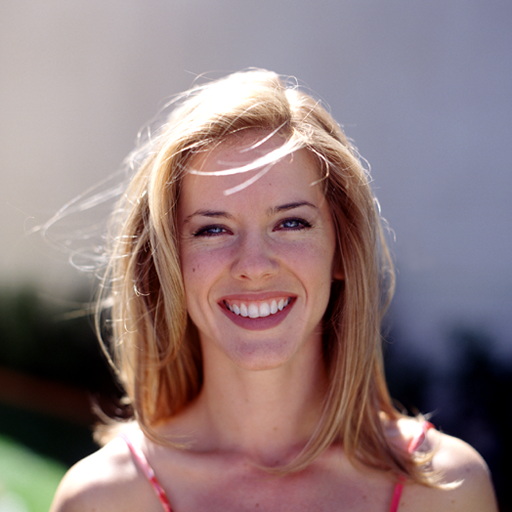
#> input picture input/woman.png, 512 x 512 px
$ jupyter execute --allow-errors poisson.ipynb   (shell and % lines are left out)
#> lines starting #> are read from the running program, lines starting #| are printed output that depends on the picture; after the words box and inside, x2 and y2 are one past the last pixel; in counts of white or black regions, pixels touching at a corner belong together
[cell 1]
from PIL import Image
import imageio
import matplotlib.pyplot as plt
import time
import numpy as np
import cv2
import scipy.ndimage

[cell 2]
'''
Obtaining gray scale image from original image
'''

orig = imageio.imread('input/woman.png')
#> orig is the input picture: shape (512, 512, 3); mean R, G, B 143.7, 123.3, 124.2
gray = imageio.imread('input/woman.png',as_gray='True')
#> gray: shape (512, 512) float32; min 0, max 255, mean 129.5
tri = imageio.imread('input/woman-trimap.png',as_gray = 'True')
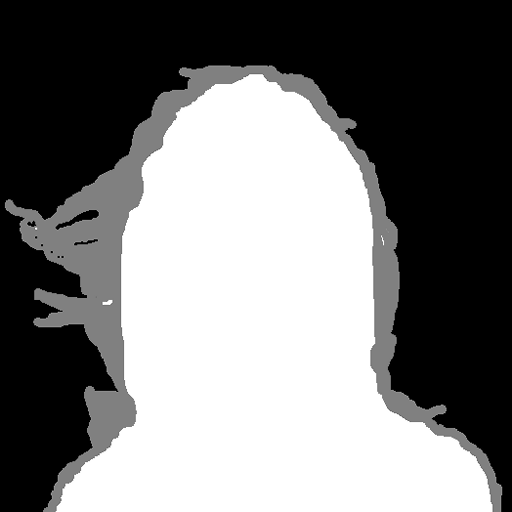
#> input picture input/woman-trimap.png, 512 x 512 px
#> tri is the input picture: shape (512, 512) float32; min 0, max 255, mean 121.3
h,w = gray.shape
#> h = 512; w = 512

print("Show inputs")
fig = plt.figure(figsize=(10,10))
plt.subplot(1,2,1)
plt.imshow(orig)
plt.subplot(122)
plt.imshow(tri,cmap='gray')
plt.show()

In a trimap, Background has value = 0. Foreground has value = 255. Middle portions have a value = 127.
We can approximate foreground and background in unknown region by correspponding nearest known pixel.

[cell 3]
'''
Obtaining masks for fg(I=1 or 255), bg(I=0) and mid regions using trimap
'''

fg = tri == 255
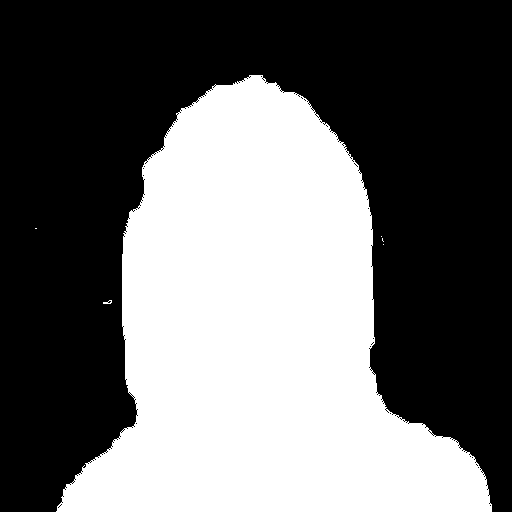
#> fg: shape (512, 512) bool; 41.8% white; 6 white regions (4 under 20 px), largest, box (x1, y1, x2, y2) and area: (56, 75, 492, 512) 109431, (103, 300, 112, 304) 20
bg = tri == 0
#> bg: shape (512, 512) bool; 46.6% white; 9 white regions (6 under 20 px), largest, box (x1, y1, x2, y2) and area: (0, 0, 512, 512) 121852, (56, 210, 98, 229) 194, (75, 240, 97, 245) 31
mid = np.zeros(tri.shape)
for i in range(mid.shape[0]):
    for j in range(mid.shape[1]):
        if(tri[i,j] != 0 and tri[i,j] != 255):
            mid[i,j] = 127
        if(tri[i,j] != 0 and tri[i,j] > 200):
            mid[i,j] = 255

print("Show fg and bg and mid")
fig = plt.figure(figsize=(15,15))
plt.subplot(131)
plt.imshow(fg,cmap='gray')
plt.subplot(132)
plt.imshow(bg,cmap='gray')
plt.subplot(133)
plt.imshow(mid,cmap='gray')
plt.show()

We multiply the respective masks with the Gray image to get composite versions. The 'mid' image is a mask which shows the background pixels with intensity = 0, foreground with intensity = 1, and unknown pixels with intensity = 0.5.

[cell 4]
'''
Using masks, we obtain approximate foreground, background and non-background images using fg, bg and mid masks
'''

gray_fg = gray * fg
gray_bg = gray * bg
non_bg = gray * mid

print("Show fg and bg and mid")
fig = plt.figure(figsize=(15,15))
plt.subplot(131)
plt.imshow(gray_fg,cmap='gray')
plt.title("FG using trimap")
plt.subplot(132)
plt.imshow(gray_bg,cmap='gray')
plt.title("BG using Trimap")
plt.subplot(133)
plt.imshow(non_bg,cmap='gray')
plt.title("Non-BG using Trimap")
plt.show()

Generation of an estimate alpha matte

First, the unknown region (not fg or bg) is found

Then ,the pixels belonging to the unknown region is multiplied with an intensity of 0.5 and added to the fg to get an estimate alpha matte

[cell 5]
'''
Obtaining unknown region using the foreground and background masks
'''

unknown = True ^ np.logical_or(fg,bg)
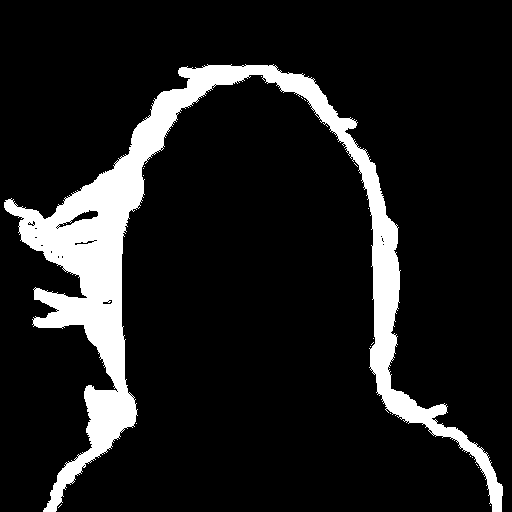
#> unknown: shape (512, 512) bool; 11.7% white; 21 white regions (20 under 20 px), largest, box (x1, y1, x2, y2) and area: (4, 64, 503, 512) 30550

fig = plt.figure(figsize=(15,15))
plt.subplot(131)
plt.imshow(fg,'gray')
plt.title('fg')
plt.subplot(132)
plt.imshow(bg,'gray')
plt.title('bg')
plt.subplot(133)
plt.imshow(unknown,'gray')
plt.title('unknown region')
plt.show()

[cell 6]
'''
Estimating Alpha matte using the masks for fg and unknown regions
'''

Estimate_alpha = fg + 0.5 * unknown

plt.figure(figsize=(10,10))
plt.subplot(121)
plt.imshow(unknown,'gray')
plt.title('Unknown pixels')
plt.subplot(122)
plt.imshow(Estimate_alpha,'gray')
plt.title('Estimated Alpha Matte')
plt.show()

Generating Approximate Background and Foreground in the unknown region by checking the nearest neighbouring pixels

[cell 7]
'''
Inpainting approximate fg and bg images
'''

not_fg = np.logical_not(fg)
bg_approx = cv2.inpaint(gray_bg.astype(np.uint8),(unknown + fg ).astype(np.uint8)*255,3,cv2.INPAINT_TELEA)*not_fg
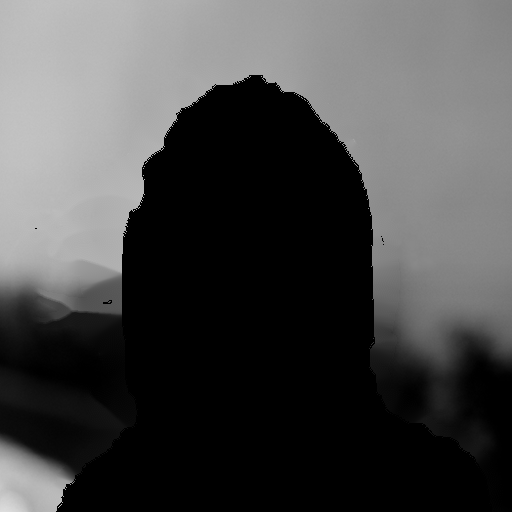
#> bg_approx: shape (512, 512); min 0, max 221, mean 72.7
bg_approx = bg_approx.astype(np.float32)
not_bg = np.logical_not(bg)
fg_approx = cv2.inpaint(gray_fg.astype(np.uint8),(unknown + bg ).astype(np.uint8)*255,3,cv2.INPAINT_TELEA)*not_bg
fg_approx = fg_approx.astype(np.float32)

[cell 8]
'''
Plotting approximate fg and bg
'''

plt.figure(figsize=(10,10))
plt.subplot(121)
plt.imshow(fg_approx,'gray')
plt.title('approximate fg')
plt.subplot(122)
plt.imshow(bg_approx,'gray')
plt.title('approximate bg')
plt.show()

Using Poisson Equations, Reconstructing the Alpha matte

We use the gradient field of alpha matte to estimate the alpha matte

Finding the approximate matte gradient field

$$\Delta \alpha = div \frac{\nabla I}{F-B}$$

First, we find the approximate F-B

[cell 9]
'''
Finding F-B using approximate fg and bg images
'''

diff_approx = fg_approx - bg_approx
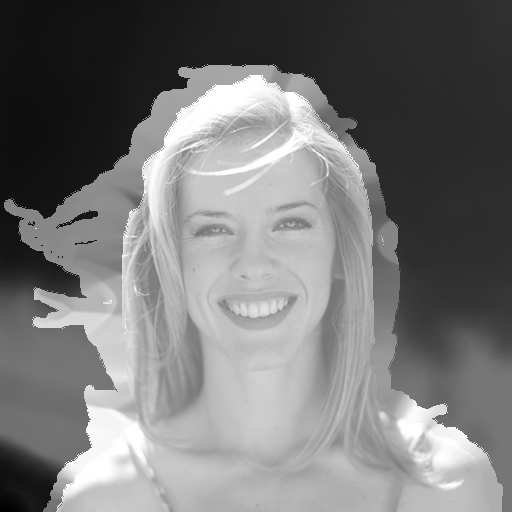
#> diff_approx: shape (512, 512) float32; min -221, max 255, mean 2.6; drawn with min black and max white
diff_new = np.maximum(diff_approx,0)
diff_new = np.minimum(diff_new,255)

Modifying the approximate F-B

[cell 10]
diff_approx = scipy.ndimage.filters.gaussian_filter(diff_approx, 0.9)
diff_new = np.maximum(diff_approx,0)
diff_new = np.minimum(diff_new,255)

Then, we find the approximate gradient matte using the divergence operator

[cell 11]
'''
Finding the gradient alpha matte
'''

dy, dx = np.gradient(gray)
d2y, _ = np.gradient(dy/diff_approx)
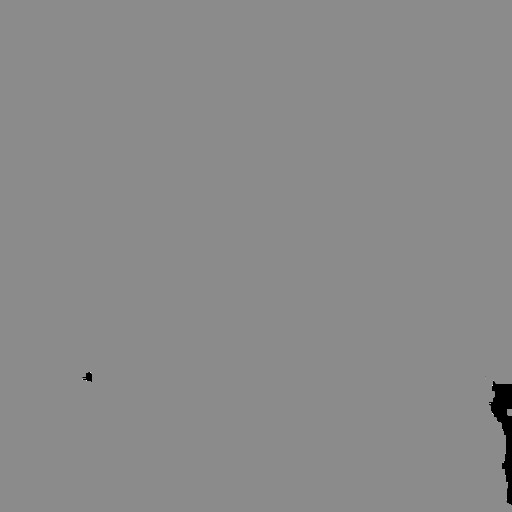
#> d2y: shape (512, 512) float32; 0.49% of the values are NaN or infinite; the others: min -199247888, max 164958752, mean 162.8; drawn with min black, max white, NaN and infinite black
_, d2x = np.gradient(dx/diff_approx)

b = d2y + d2x
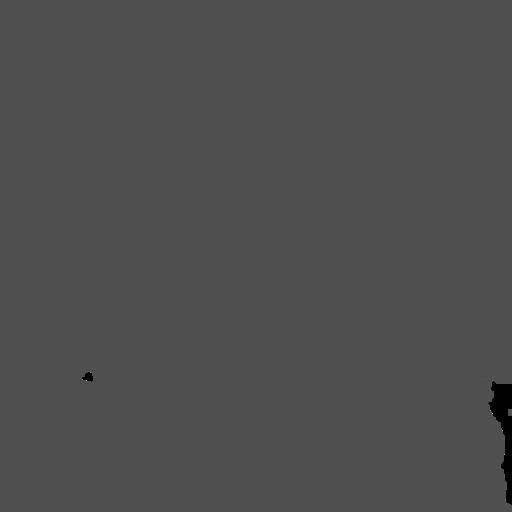
#> b: shape (512, 512) float32; 0.54% of the values are NaN or infinite; the others: min -148759536, max 329850784, mean 4508.2; drawn with min black, max white, NaN and infinite black

Reconstructing alpha matte using the approximate gradient field(b) and Estimated alpha matte

We find the alpha matte by solving the laplacian

We use the Gauss-Seidel iteration for this

[cell 12]
def Alpha_matte_slow(alpha, b):
    new_alpha = alpha.copy()
    old_alpha = np.zeros(new_alpha.shape)

    threshold = 0.1
    max_iterations = 50

    iterations = 1
    change = np.sum(np.abs(new_alpha - old_alpha))
    while (iterations < max_iterations and change > threshold):
        old_alpha = new_alpha.copy()
        for i in range(1, h-1):
            for j in range(1, w-1):
                if(unknown[i,j]):
                    new_alpha[i,j] = 1/4  * (new_alpha[i-1 ,j] + new_alpha[i,j-1] + old_alpha[i, j+1] + old_alpha[i+1,j] - b[i,j])
        iterations = iterations + 1
        change = np.sum(np.abs(new_alpha - old_alpha))
    return new_alpha

[cell 13]
New_alpha_slow = Alpha_matte_slow(Estimate_alpha, b)
#> in Alpha_matte_slow, `change = np.sum(np.abs(new_alpha - old_alpha))`: change = 124750
#> the loop in Alpha_matte_slow, `while (iterations < max_iterations and change > threshold):` made 49 passes
#> change on passes 1 to 12: 2974.9, 1704.9, 1271.6, 1014.3, 845, 724.2, 634.2, 563.9, 507.5, 461.4, 422.7, 389.9
#> after the loop in Alpha_matte_slow, `while (iterations < max_iterations and change > threshold):`: new_alpha: shape (512, 512) float64; min -123.4, max 65.78, mean 0.5
#> after the loop in Alpha_matte_slow, `while (iterations < max_iterations and change > threshold):`: iterations = 50

[cell 14]
New_alpha_slow = np.maximum(New_alpha_slow,0)
New_alpha_slow = np.minimum(New_alpha_slow,1)
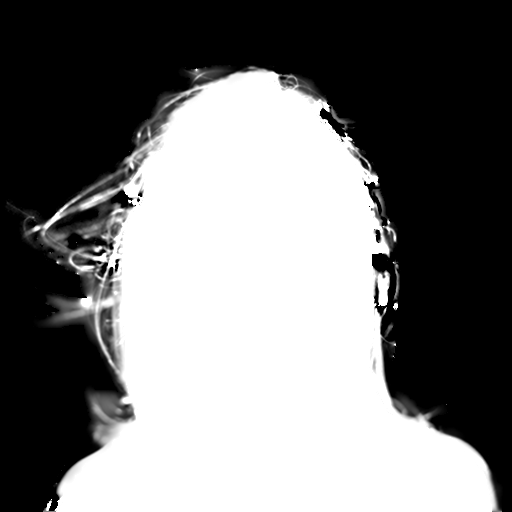
#> New_alpha_slow: shape (512, 512) float64; min 0, max 1, mean 0.468
New_alpha_slow = New_alpha_slow.reshape(h,w)

plt.imshow(New_alpha_slow, cmap='gray')
plt.title("Reconstructed Alpha Matte")
plt.show()

# Using an optimised method to find Alpha matte

[cell 15]
def opt_Alpha_matte_fast(alpha,b, unknown_seg):
    new_alpha = alpha.copy()
    old_alpha = np.zeros(new_alpha.shape)

    threshold = 0.1
    max_iterations = 50
    non_zero = np.nonzero(unknown_seg)

    iterations = 1
    ca = np.transpose(non_zero)
    c = ca[(ca[:,0]>=1)&(ca[:,0]<h-1)&(ca[:,1]>=1)&(ca[:,1]<w-1)]
    c0 = c[:,0]
    c1 = c[:,1]
    change = np.sum(np.abs(new_alpha - old_alpha))
    while (iterations < max_iterations and change > threshold):
        old_alpha = new_alpha.copy()
        new_alpha[c0,c1] = 1/4  * (new_alpha[c0-1 ,c1] + new_alpha[c0,c1-1] + old_alpha[c0, c1+1] + old_alpha[c0+1,c1] - b[c0,c1])
        iterations = iterations + 1
        change = np.sum(np.abs(new_alpha - old_alpha))
    return new_alpha

Comparing the time difference between optimised and slow version

[cell 16]
print('Time taken using previous method: ')
Alpha_matte_slow(Estimate_alpha, b)
#> the loop in Alpha_matte_slow (call 2), `while (iterations < max_iterations and change > threshold):` made 49 passes
print('Time taken using optimized method: ')
opt_Alpha_matte_fast(Estimate_alpha, b, unknown)
#> in opt_Alpha_matte_fast, `non_zero = np.nonzero(unknown_seg)`: non_zero = 30582 positions, rows 64 to 511, columns 4 to 502
#> in opt_Alpha_matte_fast, `ca = np.transpose(non_zero)`: ca = 30582 pairs, first value 64 to 511, second value 4 to 502
#> in opt_Alpha_matte_fast, `c = ca[(ca[:,0]>=1)&(ca[:,0]<h-1)&(ca[:,1]>=1)&(ca[:,1]<w-1)]`: c = 30559 pairs, first value 64 to 510, second value 4 to 502
#> in opt_Alpha_matte_fast, `change = np.sum(np.abs(new_alpha - old_alpha))`: change = 124750
#> the loop in opt_Alpha_matte_fast, `while (iterations < max_iterations and change > threshold):` made 49 passes
#> change on passes 1 to 12: 2219.7, 1205.7, 954.9, 783.3, 684.1, 600.1, 543.4, 492.3, 454.8, 419.7, 392.7, 367.1
#> after the loop in opt_Alpha_matte_fast, `while (iterations < max_iterations and change > threshold):`: new_alpha: shape (512, 512) float64; min -121.5, max 65.47, mean 0.5
#> after the loop in opt_Alpha_matte_fast, `while (iterations < max_iterations and change > threshold):`: iterations = 50

[cell 17]
New_alpha = opt_Alpha_matte_fast(Estimate_alpha, b,unknown)
#> the loop in opt_Alpha_matte_fast (call 2), `while (iterations < max_iterations and change > threshold):` made 49 passes
New_alpha = np.maximum(New_alpha,0)
New_alpha = np.minimum(New_alpha,1)
New_alpha = New_alpha.reshape(h,w)

[cell 18]
plt.imshow(New_alpha, cmap='gray')
plt.title("Alpha Matte Using Optimized Method")
plt.show()

## Generating final image using chroma-keying

[cell 19]
'''
Obtaining foreground image using the alpha matte found above
'''

new_fg = (New_alpha.reshape(h,w,1).repeat(3,2)*orig).astype(np.uint8)
plt.imshow(new_fg,cmap='gray')
#> (the rest of this cell did not finish here and is left out)

[cell 20]
'''
Chroma Keying
'''

new_fg_arr = np.asarray(new_fg)
#> (the rest of this cell did not finish here and is left out)

# Generating Final Image using Alpha Blending

### I = α F + (1 − α )B

[cell 21]
'''
Finding 1-alpha
'''

inverted_alpha = 1 - New_alpha
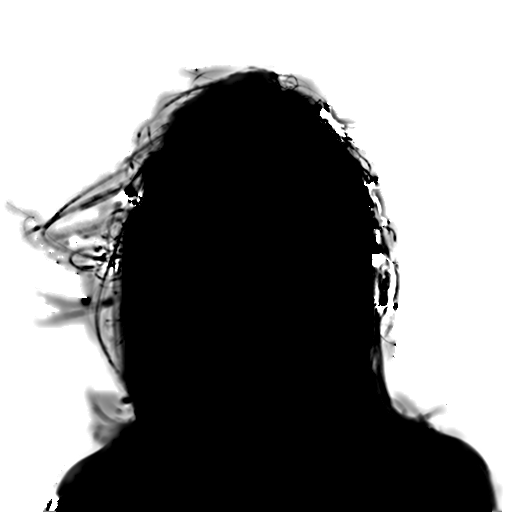
#> inverted_alpha: shape (512, 512) float64; min 0, max 1, mean 0.529

plt.imshow(inverted_alpha, cmap='gray')
plt.title("Inverted Alpha Matte")
plt.show()

[cell 22]
'''
Alpha Blending
'''

#> (the rest of this cell did not finish here and is left out)

## Local Poisson Matting

[cell 23]
def local_poisson_matte(starth, endh, startw, endw):
    local_matte = np.zeros((h,w))

    diff_approx20 = diff_approx[starth:endh+1,startw:endw+1]
    diff_approx20 = scipy.ndimage.filters.gaussian_filter(diff_approx20, 0.9)


    seg1 = gray[starth:endh+1,startw:endw+1]

    fg_approx_seg = fg_approx[starth:endh+1,startw:endw+1]
    bg_approx_seg = bg_approx[starth:endh+1,startw:endw+1]

    dyfg, dxfg = np.gradient(fg_approx_seg)
    d2yfg, _ = np.gradient(dyfg/diff_approx20)
    _, d2xfg = np.gradient(dxfg/diff_approx20)

    dybg, dxbg = np.gradient(bg_approx_seg)
    d2ybg, _ = np.gradient(dybg/diff_approx20)
    _, d2xbg = np.gradient(dxbg/diff_approx20)


    dy, dx = np.gradient(seg1)
    d2y, _ = np.gradient(dy/diff_approx20)
    _, d2x = np.gradient(dx/diff_approx20)


    unknown_seg = unknown[starth:endh,startw:endw]
    Estimate_alpha_seg = New_alpha[starth:endh+1,startw:endw+1]
    inverted_alpha_seg = 1 - Estimate_alpha_seg

    b_seg = d2y + d2x -(Estimate_alpha_seg*(d2yfg + d2xfg) + inverted_alpha_seg*(d2ybg+d2xbg))


    matte = opt_Alpha_matte_fast(Estimate_alpha_seg, b_seg,unknown_seg)
    return matte

[cell 24]
'''
Manually selecting regions and performing local poisson matting on them
'''
new_local_matte = np.zeros_like(gray)
#> new_local_matte: shape (512, 512) float32; every value is 0

for i in range(0,h):
    for j in range(0,w):
        new_local_matte[i, j] = New_alpha[i,j]

starth = 100
endh = 400
startw = 300
endw = 450
new_local_matte[starth:endh+1,startw:endw+1] = local_poisson_matte(starth, endh, startw, endw)
#> in local_poisson_matte, `diff_approx20 = diff_approx[starth:endh+1,startw:endw+1]`:
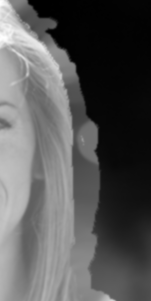
#> diff_approx20: shape (301, 151) float32; min -149.5, max 250.8, mean -10.9; drawn with min black and max white

[cell 25]
new_local_matte = np.maximum(new_local_matte,0)
new_local_matte = np.minimum(new_local_matte,1)
new_local_matte = new_local_matte.reshape(h,w)

[cell 26]
'''
Comparing Local Poisson Matting and Global Poisson Matting Results
'''

#> (the rest of this cell did not finish here and is left out)

# Refining the alpha matte

[cell 27]
'''
Boosting Brush
'''

def boosting(alpha_matte,starth, endh, startw, endw):

    local_matte = np.zeros((h,w))
    diff_approx20 = diff_approx[starth:endh+1,startw:endw+1]
    diff_approx20 = scipy.ndimage.filters.gaussian_filter(diff_approx20, 0.9)
    mh = endh - starth +1
    mw = endw-startw +1

    seg1 = gray[starth:endh+1,startw:endw+1]

    fg_approx_seg = fg_approx[starth:endh+1,startw:endw+1]
    bg_approx_seg = bg_approx[starth:endh+1,startw:endw+1]

    A = np.zeros((h,w))
    lambda_ = 5
    sigma = 20
    x0 = starth + mh/2
    y0 = startw + mw/2

    for x in range(starth,endh+1+1):
        for y in range(startw,endw+1+1):
            A[x,y] = (1 + lambda_*np.exp(-1*((abs(x-x0)**2+(abs(y-y0))**2))/(2*sigma**2)))*(1/diff_approx[x,y])
    diff_approx2 = 1/A[starth:endh+1,startw:endw+1]

    dyfg, dxfg = np.gradient(fg_approx_seg)
    d2yfg, _ = np.gradient(dyfg/diff_approx2)
    _, d2xfg = np.gradient(dxfg/diff_approx2)

    dybg, dxbg = np.gradient(bg_approx_seg)
    d2ybg, _ = np.gradient(dybg/diff_approx2)
    _, d2xbg = np.gradient(dxbg/diff_approx2)

    dy, dx = np.gradient(seg1)
    d2y, _ = np.gradient(dy/diff_approx2)
    _, d2x = np.gradient(dx/diff_approx2)


    unknown_seg = unknown[starth:endh,startw:endw]
    Estimate_alpha_seg = alpha_matte[starth:endh+1,startw:endw+1]
    inverted_alpha_seg = 1 - Estimate_alpha_seg
    D = (Estimate_alpha_seg*(d2yfg + d2xfg) + inverted_alpha_seg*(d2ybg+d2xbg))

    b_seg1 = d2y + d2x - D
    matte1 = opt_Alpha_matte_fast(Estimate_alpha_seg, b_seg1,unknown_seg)

    return matte1

[cell 28]
'''
Local High Pass Filter
'''

def high_pass(alpha_matte,starth, endh, startw, endw):
    local_matte = np.zeros((h,w))
    diff_approx20 = diff_approx[starth:endh+1,startw:endw+1]
    diff_approx20 = scipy.ndimage.filters.gaussian_filter(diff_approx20, 0.9)
    mh = endh - starth +1
    mw = endw-startw +1

    seg1 = gray[starth:endh+1,startw:endw+1]

    fg_approx_seg = fg_approx[starth:endh+1,startw:endw+1]
    bg_approx_seg = bg_approx[starth:endh+1,startw:endw+1]

    dyfg, dxfg = np.gradient(fg_approx_seg)
    d2yfg, _ = np.gradient(dyfg/diff_approx20)
    _, d2xfg = np.gradient(dxfg/diff_approx20)

    dybg, dxbg = np.gradient(bg_approx_seg)
    d2ybg, _ = np.gradient(dybg/diff_approx20)
    _, d2xbg = np.gradient(dxbg/diff_approx20)

    dy, dx = np.gradient(seg1)
    d2y, _ = np.gradient(dy/diff_approx20)
    _, d2x = np.gradient(dx/diff_approx20)

    unknown_seg = unknown[starth:endh,startw:endw]
    Estimate_alpha_seg = alpha_matte[starth:endh+1,startw:endw+1]
    inverted_alpha_seg = 1 - Estimate_alpha_seg
    D = (Estimate_alpha_seg*(d2yfg + d2xfg) + inverted_alpha_seg*(d2ybg+d2xbg))

    refined_D = cv2.GaussianBlur(seg1,(3,3),0)
    b_seg = d2y + d2x - refined_D
    matte = opt_Alpha_matte_fast(Estimate_alpha_seg, b_seg,unknown_seg)

    return matte

[cell 29]
'''
Performing Local Filter Operations on user selected regions and Obtaining the refined alpha Matte
'''

new_local_matte = np.zeros_like(gray)

for i in range(0,h):
    for j in range(0,w):
        new_local_matte[i, j] = New_alpha[i,j]


starth = 120
endh = 380
startw = 320
endw = 400
new_local_matte[starth:endh+1,startw:endw+1] = high_pass(new_local_matte,starth, endh, startw, endw)


starth = 300
endh = 450
startw = 50
endw = 150
new_local_matte[starth:endh+1,startw:endw+1] = boosting(new_local_matte,starth, endh, startw, endw)

starth = 50
endh =150
startw = 150
endw = 310
new_local_matte[starth:endh+1,startw:endw+1] = boosting(new_local_matte,starth, endh, startw, endw)


starth = 350
endh = 450
startw = 400
endw = 450
new_local_matte[starth:endh+1,startw:endw+1] = boosting(new_local_matte,starth, endh, startw, endw)

starth = 300
endh = 330
startw = 0
endw = 90
new_local_matte[starth:endh+1,startw:endw+1] = boosting(new_local_matte,starth, endh, startw, endw)
